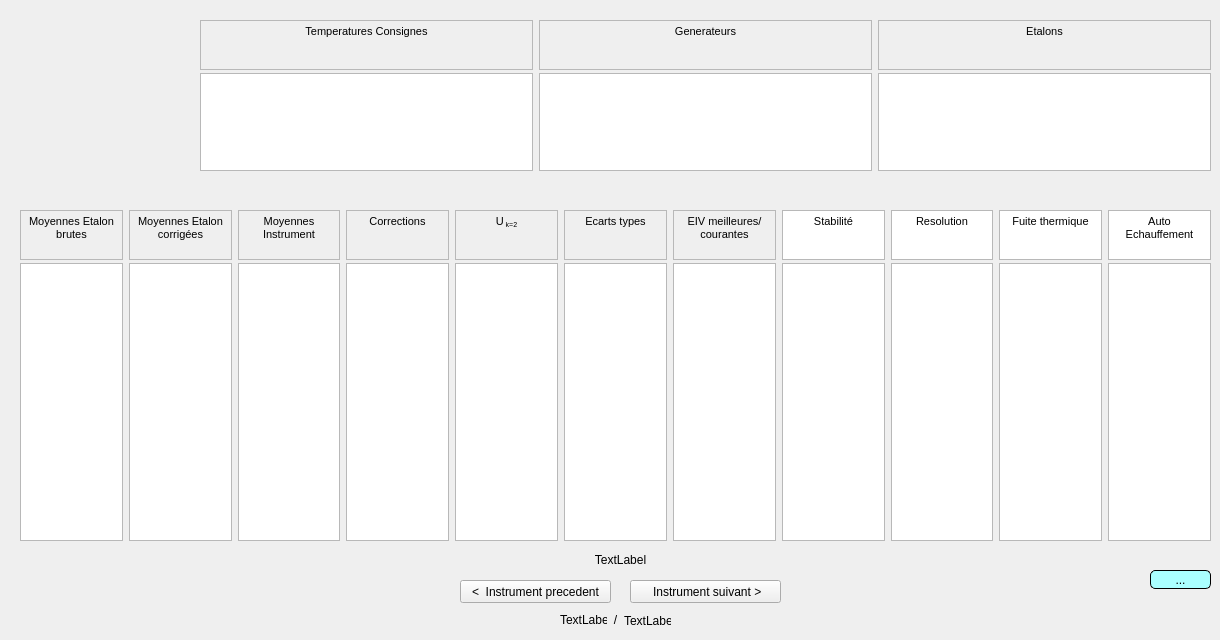
    <widget class="QWidget" name="tab_3">
     <attribute name="title">
      <string>Resultats</string>
     </attribute>
     <widget class="QLabel" name="label_14">
      <property name="geometry">
       <rect>
        <x>10</x>
        <y>10</y>
        <width>181</width>
        <height>181</height>
       </rect>
      </property>
      <property name="text">
       <string/>
      </property>
      <property name="pixmap">
       <pixmap>LOGO_REACTUALISE_petit_format.png</pixmap>
      </property>
     </widget>
     <widget class="QPushButton" name="pushButton_inst_prec">
      <property name="geometry">
       <rect>
        <x>460</x>
        <y>580</y>
        <width>151</width>
        <height>23</height>
       </rect>
      </property>
      <property name="text">
       <string>&lt;  Instrument precedent</string>
      </property>
     </widget>
     <widget class="QPushButton" name="pushButton_inst_suiv">
      <property name="geometry">
       <rect>
        <x>630</x>
        <y>580</y>
        <width>151</width>
        <height>23</height>
       </rect>
      </property>
      <property name="text">
       <string> Instrument suivant &gt;</string>
      </property>
     </widget>
     <widget class="QWidget" name="layoutWidget">
      <property name="geometry">
       <rect>
        <x>20</x>
        <y>210</y>
        <width>1191</width>
        <height>331</height>
       </rect>
      </property>
      <layout class="QGridLayout" name="gridLayout_7" rowstretch="0,0">
       <property name="verticalSpacing">
        <number>3</number>
       </property>
       <item row="1" column="0">
        <widget class="QTextEdit" name="textEdit_moyennes_etal_brutes">
         <property name="font">
          <font>
           <pointsize>8</pointsize>
          </font>
         </property>
        </widget>
       </item>
       <item row="0" column="4">
        <widget class="QTextEdit" name="textEdit_88">
         <property name="enabled">
          <bool>false</bool>
         </property>
         <property name="maximumSize">
          <size>
           <width>16777215</width>
           <height>50</height>
          </size>
         </property>
         <property name="styleSheet">
          <string notr="true">color: rgb(0, 0, 0);</string>
         </property>
         <property name="html">
          <string>&lt;!DOCTYPE HTML PUBLIC &quot;-//W3C//DTD HTML 4.0//EN&quot; &quot;http://www.w3.org/TR/REC-html40/strict.dtd&quot;&gt;
&lt;html&gt;&lt;head&gt;&lt;meta name=&quot;qrichtext&quot; content=&quot;1&quot; /&gt;&lt;style type=&quot;text/css&quot;&gt;
p, li { white-space: pre-wrap; }
&lt;/style&gt;&lt;/head&gt;&lt;body style=&quot; font-family:'MS Shell Dlg 2'; font-size:8.25pt; font-weight:400; font-style:normal;&quot;&gt;
&lt;p align=&quot;center&quot; style=&quot; margin-top:0px; margin-bottom:0px; margin-left:0px; margin-right:0px; -qt-block-indent:0; text-indent:0px;&quot;&gt;&lt;span style=&quot; font-size:8pt;&quot;&gt;U&lt;/span&gt;&lt;span style=&quot; font-size:8pt; vertical-align:sub;&quot;&gt; k=2&lt;/span&gt;&lt;/p&gt;&lt;/body&gt;&lt;/html&gt;</string>
         </property>
        </widget>
       </item>
       <item row="1" column="3">
        <widget class="QTextEdit" name="textEdit_corrections">
         <property name="font">
          <font>
           <pointsize>8</pointsize>
          </font>
         </property>
        </widget>
       </item>
       <item row="1" column="2">
        <widget class="QTextEdit" name="textEdit_moyennes_inst">
         <property name="font">
          <font>
           <pointsize>8</pointsize>
          </font>
         </property>
        </widget>
       </item>
       <item row="1" column="4">
        <widget class="QTextEdit" name="textEdit_U"/>
       </item>
       <item row="0" column="8">
        <widget class="QTextEdit" name="textEdit_96">
         <property name="maximumSize">
          <size>
           <width>16777215</width>
           <height>50</height>
          </size>
         </property>
         <property name="html">
          <string>&lt;!DOCTYPE HTML PUBLIC &quot;-//W3C//DTD HTML 4.0//EN&quot; &quot;http://www.w3.org/TR/REC-html40/strict.dtd&quot;&gt;
&lt;html&gt;&lt;head&gt;&lt;meta name=&quot;qrichtext&quot; content=&quot;1&quot; /&gt;&lt;style type=&quot;text/css&quot;&gt;
p, li { white-space: pre-wrap; }
&lt;/style&gt;&lt;/head&gt;&lt;body style=&quot; font-family:'MS Shell Dlg 2'; font-size:8.25pt; font-weight:400; font-style:normal;&quot;&gt;
&lt;p align=&quot;center&quot; style=&quot; margin-top:0px; margin-bottom:0px; margin-left:0px; margin-right:0px; -qt-block-indent:0; text-indent:0px;&quot;&gt;&lt;span style=&quot; font-size:8pt;&quot;&gt;Resolution&lt;/span&gt;&lt;/p&gt;&lt;/body&gt;&lt;/html&gt;</string>
         </property>
        </widget>
       </item>
       <item row="0" column="0">
        <widget class="QTextEdit" name="textEdit_94">
         <property name="enabled">
          <bool>false</bool>
         </property>
         <property name="maximumSize">
          <size>
           <width>16777215</width>
           <height>50</height>
          </size>
         </property>
         <property name="styleSheet">
          <string notr="true">color: rgb(0, 0, 0);</string>
         </property>
         <property name="html">
          <string>&lt;!DOCTYPE HTML PUBLIC &quot;-//W3C//DTD HTML 4.0//EN&quot; &quot;http://www.w3.org/TR/REC-html40/strict.dtd&quot;&gt;
&lt;html&gt;&lt;head&gt;&lt;meta name=&quot;qrichtext&quot; content=&quot;1&quot; /&gt;&lt;style type=&quot;text/css&quot;&gt;
p, li { white-space: pre-wrap; }
&lt;/style&gt;&lt;/head&gt;&lt;body style=&quot; font-family:'MS Shell Dlg 2'; font-size:8.25pt; font-weight:400; font-style:normal;&quot;&gt;
&lt;p align=&quot;center&quot; style=&quot; margin-top:0px; margin-bottom:0px; margin-left:0px; margin-right:0px; -qt-block-indent:0; text-indent:0px;&quot;&gt;&lt;span style=&quot; font-size:8pt;&quot;&gt;Moyennes Etalon brutes&lt;/span&gt;&lt;/p&gt;&lt;/body&gt;&lt;/html&gt;</string>
         </property>
        </widget>
       </item>
       <item row="0" column="7">
        <widget class="QTextEdit" name="textEdit_92">
         <property name="maximumSize">
          <size>
           <width>16777215</width>
           <height>50</height>
          </size>
         </property>
         <property name="html">
          <string>&lt;!DOCTYPE HTML PUBLIC &quot;-//W3C//DTD HTML 4.0//EN&quot; &quot;http://www.w3.org/TR/REC-html40/strict.dtd&quot;&gt;
&lt;html&gt;&lt;head&gt;&lt;meta name=&quot;qrichtext&quot; content=&quot;1&quot; /&gt;&lt;style type=&quot;text/css&quot;&gt;
p, li { white-space: pre-wrap; }
&lt;/style&gt;&lt;/head&gt;&lt;body style=&quot; font-family:'MS Shell Dlg 2'; font-size:8.25pt; font-weight:400; font-style:normal;&quot;&gt;
&lt;p align=&quot;center&quot; style=&quot; margin-top:0px; margin-bottom:0px; margin-left:0px; margin-right:0px; -qt-block-indent:0; text-indent:0px;&quot;&gt;&lt;span style=&quot; font-size:8pt;&quot;&gt;Stabilité&lt;/span&gt;&lt;/p&gt;
&lt;p align=&quot;center&quot; style=&quot;-qt-paragraph-type:empty; margin-top:0px; margin-bottom:0px; margin-left:0px; margin-right:0px; -qt-block-indent:0; text-indent:0px; font-size:8pt;&quot;&gt;&lt;br /&gt;&lt;/p&gt;&lt;/body&gt;&lt;/html&gt;</string>
         </property>
        </widget>
       </item>
       <item row="0" column="3">
        <widget class="QTextEdit" name="textEdit_99">
         <property name="enabled">
          <bool>false</bool>
         </property>
         <property name="maximumSize">
          <size>
           <width>16777215</width>
           <height>50</height>
          </size>
         </property>
         <property name="styleSheet">
          <string notr="true">color: rgb(0, 0, 0);</string>
         </property>
         <property name="html">
          <string>&lt;!DOCTYPE HTML PUBLIC &quot;-//W3C//DTD HTML 4.0//EN&quot; &quot;http://www.w3.org/TR/REC-html40/strict.dtd&quot;&gt;
&lt;html&gt;&lt;head&gt;&lt;meta name=&quot;qrichtext&quot; content=&quot;1&quot; /&gt;&lt;style type=&quot;text/css&quot;&gt;
p, li { white-space: pre-wrap; }
&lt;/style&gt;&lt;/head&gt;&lt;body style=&quot; font-family:'MS Shell Dlg 2'; font-size:8.25pt; font-weight:400; font-style:normal;&quot;&gt;
&lt;p align=&quot;center&quot; style=&quot; margin-top:0px; margin-bottom:0px; margin-left:0px; margin-right:0px; -qt-block-indent:0; text-indent:0px;&quot;&gt;&lt;span style=&quot; font-size:8pt;&quot;&gt;Corrections&lt;/span&gt;&lt;/p&gt;&lt;/body&gt;&lt;/html&gt;</string>
         </property>
        </widget>
       </item>
       <item row="1" column="6">
        <widget class="QTextEdit" name="textEdit_eiv_caract"/>
       </item>
       <item row="0" column="5">
        <widget class="QTextEdit" name="textEdit_317">
         <property name="enabled">
          <bool>false</bool>
         </property>
         <property name="maximumSize">
          <size>
           <width>16777215</width>
           <height>50</height>
          </size>
         </property>
         <property name="styleSheet">
          <string notr="true">color: rgb(0, 0, 0);</string>
         </property>
         <property name="html">
          <string>&lt;!DOCTYPE HTML PUBLIC &quot;-//W3C//DTD HTML 4.0//EN&quot; &quot;http://www.w3.org/TR/REC-html40/strict.dtd&quot;&gt;
&lt;html&gt;&lt;head&gt;&lt;meta name=&quot;qrichtext&quot; content=&quot;1&quot; /&gt;&lt;style type=&quot;text/css&quot;&gt;
p, li { white-space: pre-wrap; }
&lt;/style&gt;&lt;/head&gt;&lt;body style=&quot; font-family:'MS Shell Dlg 2'; font-size:8.25pt; font-weight:400; font-style:normal;&quot;&gt;
&lt;p align=&quot;center&quot; style=&quot; margin-top:0px; margin-bottom:0px; margin-left:0px; margin-right:0px; -qt-block-indent:0; text-indent:0px;&quot;&gt;&lt;span style=&quot; font-size:8pt;&quot;&gt;Ecarts types&lt;/span&gt;&lt;/p&gt;&lt;/body&gt;&lt;/html&gt;</string>
         </property>
        </widget>
       </item>
       <item row="1" column="5">
        <widget class="QTextEdit" name="textEdit_ecarts_types"/>
       </item>
       <item row="1" column="7">
        <widget class="QTextEdit" name="textEdit_stabilite"/>
       </item>
       <item row="0" column="1">
        <widget class="QTextEdit" name="textEdit_102">
         <property name="enabled">
          <bool>false</bool>
         </property>
         <property name="maximumSize">
          <size>
           <width>16777215</width>
           <height>50</height>
          </size>
         </property>
         <property name="styleSheet">
          <string notr="true">color: rgb(0, 0, 0);</string>
         </property>
         <property name="html">
          <string>&lt;!DOCTYPE HTML PUBLIC &quot;-//W3C//DTD HTML 4.0//EN&quot; &quot;http://www.w3.org/TR/REC-html40/strict.dtd&quot;&gt;
&lt;html&gt;&lt;head&gt;&lt;meta name=&quot;qrichtext&quot; content=&quot;1&quot; /&gt;&lt;style type=&quot;text/css&quot;&gt;
p, li { white-space: pre-wrap; }
&lt;/style&gt;&lt;/head&gt;&lt;body style=&quot; font-family:'MS Shell Dlg 2'; font-size:8.25pt; font-weight:400; font-style:normal;&quot;&gt;
&lt;p align=&quot;center&quot; style=&quot; margin-top:0px; margin-bottom:0px; margin-left:0px; margin-right:0px; -qt-block-indent:0; text-indent:0px;&quot;&gt;&lt;span style=&quot; font-size:8pt;&quot;&gt;Moyennes Etalon corrigées&lt;/span&gt;&lt;/p&gt;&lt;/body&gt;&lt;/html&gt;</string>
         </property>
        </widget>
       </item>
       <item row="0" column="6">
        <widget class="QTextEdit" name="textEdit_316">
         <property name="enabled">
          <bool>false</bool>
         </property>
         <property name="maximumSize">
          <size>
           <width>16777215</width>
           <height>50</height>
          </size>
         </property>
         <property name="styleSheet">
          <string notr="true">color: rgb(0, 0, 0);</string>
         </property>
         <property name="html">
          <string>&lt;!DOCTYPE HTML PUBLIC &quot;-//W3C//DTD HTML 4.0//EN&quot; &quot;http://www.w3.org/TR/REC-html40/strict.dtd&quot;&gt;
&lt;html&gt;&lt;head&gt;&lt;meta name=&quot;qrichtext&quot; content=&quot;1&quot; /&gt;&lt;style type=&quot;text/css&quot;&gt;
p, li { white-space: pre-wrap; }
&lt;/style&gt;&lt;/head&gt;&lt;body style=&quot; font-family:'MS Shell Dlg 2'; font-size:8.25pt; font-weight:400; font-style:normal;&quot;&gt;
&lt;p align=&quot;center&quot; style=&quot; margin-top:0px; margin-bottom:0px; margin-left:0px; margin-right:0px; -qt-block-indent:0; text-indent:0px;&quot;&gt;&lt;span style=&quot; font-size:8pt;&quot;&gt;EIV meilleures/courantes&lt;/span&gt;&lt;/p&gt;&lt;/body&gt;&lt;/html&gt;</string>
         </property>
        </widget>
       </item>
       <item row="1" column="1">
        <widget class="QTextEdit" name="textEdit_moyennes_etal_corriges">
         <property name="font">
          <font>
           <pointsize>8</pointsize>
          </font>
         </property>
        </widget>
       </item>
       <item row="0" column="9">
        <widget class="QTextEdit" name="textEdit_100">
         <property name="maximumSize">
          <size>
           <width>16777215</width>
           <height>50</height>
          </size>
         </property>
         <property name="html">
          <string>&lt;!DOCTYPE HTML PUBLIC &quot;-//W3C//DTD HTML 4.0//EN&quot; &quot;http://www.w3.org/TR/REC-html40/strict.dtd&quot;&gt;
&lt;html&gt;&lt;head&gt;&lt;meta name=&quot;qrichtext&quot; content=&quot;1&quot; /&gt;&lt;style type=&quot;text/css&quot;&gt;
p, li { white-space: pre-wrap; }
&lt;/style&gt;&lt;/head&gt;&lt;body style=&quot; font-family:'MS Shell Dlg 2'; font-size:8.25pt; font-weight:400; font-style:normal;&quot;&gt;
&lt;p align=&quot;center&quot; style=&quot; margin-top:0px; margin-bottom:0px; margin-left:0px; margin-right:0px; -qt-block-indent:0; text-indent:0px;&quot;&gt;&lt;span style=&quot; font-size:8pt;&quot;&gt;Fuite thermique&lt;/span&gt;&lt;/p&gt;&lt;/body&gt;&lt;/html&gt;</string>
         </property>
        </widget>
       </item>
       <item row="0" column="2">
        <widget class="QTextEdit" name="textEdit_106">
         <property name="enabled">
          <bool>false</bool>
         </property>
         <property name="maximumSize">
          <size>
           <width>16777215</width>
           <height>50</height>
          </size>
         </property>
         <property name="styleSheet">
          <string notr="true">color: rgb(0, 0, 0);</string>
         </property>
         <property name="html">
          <string>&lt;!DOCTYPE HTML PUBLIC &quot;-//W3C//DTD HTML 4.0//EN&quot; &quot;http://www.w3.org/TR/REC-html40/strict.dtd&quot;&gt;
&lt;html&gt;&lt;head&gt;&lt;meta name=&quot;qrichtext&quot; content=&quot;1&quot; /&gt;&lt;style type=&quot;text/css&quot;&gt;
p, li { white-space: pre-wrap; }
&lt;/style&gt;&lt;/head&gt;&lt;body style=&quot; font-family:'MS Shell Dlg 2'; font-size:8.25pt; font-weight:400; font-style:normal;&quot;&gt;
&lt;p align=&quot;center&quot; style=&quot; margin-top:0px; margin-bottom:0px; margin-left:0px; margin-right:0px; -qt-block-indent:0; text-indent:0px;&quot;&gt;&lt;span style=&quot; font-size:8pt;&quot;&gt;Moyennes Instrument&lt;/span&gt;&lt;/p&gt;&lt;/body&gt;&lt;/html&gt;</string>
         </property>
        </widget>
       </item>
       <item row="1" column="9">
        <widget class="QTextEdit" name="textEdit_fuite_thermique"/>
       </item>
       <item row="1" column="8">
        <widget class="QTextEdit" name="textEdit_resolution"/>
       </item>
       <item row="1" column="10">
        <widget class="QTextEdit" name="textEdit_auto_echauffement"/>
       </item>
       <item row="0" column="10">
        <widget class="QTextEdit" name="textEdit_101">
         <property name="maximumSize">
          <size>
           <width>16777215</width>
           <height>50</height>
          </size>
         </property>
         <property name="html">
          <string>&lt;!DOCTYPE HTML PUBLIC &quot;-//W3C//DTD HTML 4.0//EN&quot; &quot;http://www.w3.org/TR/REC-html40/strict.dtd&quot;&gt;
&lt;html&gt;&lt;head&gt;&lt;meta name=&quot;qrichtext&quot; content=&quot;1&quot; /&gt;&lt;style type=&quot;text/css&quot;&gt;
p, li { white-space: pre-wrap; }
&lt;/style&gt;&lt;/head&gt;&lt;body style=&quot; font-family:'MS Shell Dlg 2'; font-size:8.25pt; font-weight:400; font-style:normal;&quot;&gt;
&lt;p align=&quot;center&quot; style=&quot; margin-top:0px; margin-bottom:0px; margin-left:0px; margin-right:0px; -qt-block-indent:0; text-indent:0px;&quot;&gt;&lt;span style=&quot; font-size:8pt;&quot;&gt;Auto&lt;/span&gt;&lt;/p&gt;
&lt;p align=&quot;center&quot; style=&quot; margin-top:0px; margin-bottom:0px; margin-left:0px; margin-right:0px; -qt-block-indent:0; text-indent:0px;&quot;&gt;&lt;span style=&quot; font-size:8pt;&quot;&gt;Echauffement&lt;/span&gt;&lt;/p&gt;&lt;/body&gt;&lt;/html&gt;</string>
         </property>
        </widget>
       </item>
      </layout>
     </widget>
     <widget class="QWidget" name="layoutWidget_2">
      <property name="geometry">
       <rect>
        <x>200</x>
        <y>20</y>
        <width>1011</width>
        <height>151</height>
       </rect>
      </property>
      <layout class="QGridLayout" name="gridLayout_8" rowstretch="0,0">
       <property name="verticalSpacing">
        <number>3</number>
       </property>
       <item row="0" column="2">
        <widget class="QTextEdit" name="textEdit_121">
         <property name="enabled">
          <bool>false</bool>
         </property>
         <property name="maximumSize">
          <size>
           <width>16777215</width>
           <height>50</height>
          </size>
         </property>
         <property name="styleSheet">
          <string notr="true">color: rgb(0, 0, 0);</string>
         </property>
         <property name="html">
          <string>&lt;!DOCTYPE HTML PUBLIC &quot;-//W3C//DTD HTML 4.0//EN&quot; &quot;http://www.w3.org/TR/REC-html40/strict.dtd&quot;&gt;
&lt;html&gt;&lt;head&gt;&lt;meta name=&quot;qrichtext&quot; content=&quot;1&quot; /&gt;&lt;style type=&quot;text/css&quot;&gt;
p, li { white-space: pre-wrap; }
&lt;/style&gt;&lt;/head&gt;&lt;body style=&quot; font-family:'MS Shell Dlg 2'; font-size:8.25pt; font-weight:400; font-style:normal;&quot;&gt;
&lt;p align=&quot;center&quot; style=&quot; margin-top:0px; margin-bottom:0px; margin-left:0px; margin-right:0px; -qt-block-indent:0; text-indent:0px;&quot;&gt;&lt;span style=&quot; font-size:8pt;&quot;&gt;Etalons&lt;/span&gt;&lt;/p&gt;&lt;/body&gt;&lt;/html&gt;</string>
         </property>
        </widget>
       </item>
       <item row="0" column="1">
        <widget class="QTextEdit" name="textEdit_117">
         <property name="enabled">
          <bool>false</bool>
         </property>
         <property name="maximumSize">
          <size>
           <width>16777215</width>
           <height>50</height>
          </size>
         </property>
         <property name="styleSheet">
          <string notr="true">color: rgb(0, 0, 0);</string>
         </property>
         <property name="html">
          <string>&lt;!DOCTYPE HTML PUBLIC &quot;-//W3C//DTD HTML 4.0//EN&quot; &quot;http://www.w3.org/TR/REC-html40/strict.dtd&quot;&gt;
&lt;html&gt;&lt;head&gt;&lt;meta name=&quot;qrichtext&quot; content=&quot;1&quot; /&gt;&lt;style type=&quot;text/css&quot;&gt;
p, li { white-space: pre-wrap; }
&lt;/style&gt;&lt;/head&gt;&lt;body style=&quot; font-family:'MS Shell Dlg 2'; font-size:8.25pt; font-weight:400; font-style:normal;&quot;&gt;
&lt;p align=&quot;center&quot; style=&quot; margin-top:0px; margin-bottom:0px; margin-left:0px; margin-right:0px; -qt-block-indent:0; text-indent:0px;&quot;&gt;&lt;span style=&quot; font-size:8pt;&quot;&gt;Generateurs&lt;/span&gt;&lt;/p&gt;&lt;/body&gt;&lt;/html&gt;</string>
         </property>
        </widget>
       </item>
       <item row="0" column="0">
        <widget class="QTextEdit" name="textEdit_110">
         <property name="enabled">
          <bool>false</bool>
         </property>
         <property name="maximumSize">
          <size>
           <width>16777215</width>
           <height>50</height>
          </size>
         </property>
         <property name="styleSheet">
          <string notr="true">color: rgb(0, 0, 0);</string>
         </property>
         <property name="html">
          <string>&lt;!DOCTYPE HTML PUBLIC &quot;-//W3C//DTD HTML 4.0//EN&quot; &quot;http://www.w3.org/TR/REC-html40/strict.dtd&quot;&gt;
&lt;html&gt;&lt;head&gt;&lt;meta name=&quot;qrichtext&quot; content=&quot;1&quot; /&gt;&lt;style type=&quot;text/css&quot;&gt;
p, li { white-space: pre-wrap; }
&lt;/style&gt;&lt;/head&gt;&lt;body style=&quot; font-family:'MS Shell Dlg 2'; font-size:8.25pt; font-weight:400; font-style:normal;&quot;&gt;
&lt;p align=&quot;center&quot; style=&quot; margin-top:0px; margin-bottom:0px; margin-left:0px; margin-right:0px; -qt-block-indent:0; text-indent:0px;&quot;&gt;&lt;span style=&quot; font-size:8pt;&quot;&gt;Temperatures Consignes&lt;/span&gt;&lt;/p&gt;&lt;/body&gt;&lt;/html&gt;</string>
         </property>
        </widget>
       </item>
       <item row="1" column="2">
        <widget class="QTextEdit" name="textEdit_etalons"/>
       </item>
       <item row="1" column="0">
        <widget class="QTextEdit" name="textEdit_pt_consignes">
         <property name="whatsThis">
          <string>&lt;html&gt;&lt;head/&gt;&lt;body&gt;&lt;p align=&quot;center&quot;&gt;&lt;br/&gt;&lt;/p&gt;&lt;/body&gt;&lt;/html&gt;</string>
         </property>
        </widget>
       </item>
       <item row="1" column="1">
        <widget class="QTextEdit" name="textEdit_generateurs"/>
       </item>
      </layout>
     </widget>
     <widget class="QWidget" name="layoutWidget">
      <property name="geometry">
       <rect>
        <x>560</x>
        <y>610</y>
        <width>111</width>
        <height>21</height>
       </rect>
      </property>
      <layout class="QHBoxLayout" name="horizontalLayout">
       <item>
        <widget class="QLabel" name="label_5_inst_n">
         <property name="text">
          <string>&lt;html&gt;&lt;head/&gt;&lt;body&gt;&lt;p align=&quot;right&quot;&gt;TextLabel&lt;/p&gt;&lt;/body&gt;&lt;/html&gt;</string>
         </property>
        </widget>
       </item>
       <item>
        <widget class="QLabel" name="label_4">
         <property name="text">
          <string>&lt;html&gt;&lt;head/&gt;&lt;body&gt;&lt;p align=&quot;center&quot;&gt;/&lt;/p&gt;&lt;/body&gt;&lt;/html&gt;</string>
         </property>
        </widget>
       </item>
       <item>
        <widget class="QLabel" name="label_7_nb_inst">
         <property name="text">
          <string>TextLabel</string>
         </property>
        </widget>
       </item>
      </layout>
     </widget>
     <widget class="QLabel" name="qlabel_nom_instrument_onglet_resultats">
      <property name="geometry">
       <rect>
        <x>460</x>
        <y>550</y>
        <width>321</width>
        <height>20</height>
       </rect>
      </property>
      <property name="text">
       <string>TextLabel</string>
      </property>
      <property name="alignment">
       <set>Qt::AlignCenter</set>
      </property>
     </widget>
     <widget class="QToolButton" name="toolButton">
      <property name="geometry">
       <rect>
        <x>1150</x>
        <y>570</y>
        <width>61</width>
        <height>19</height>
       </rect>
      </property>
      <property name="styleSheet">
       <string notr="true">
	background-color: rgb(170, 255, 255);
border: 1px solid Black;
border-radius: 5px;</string>
      </property>
      <property name="text">
       <string>...</string>
      </property>
     </widget>
     <zorder>layoutWidget</zorder>
     <zorder>pushButton_inst_prec</zorder>
     <zorder>pushButton_inst_suiv</zorder>
     <zorder>layoutWidget</zorder>
     <zorder>label_14</zorder>
     <zorder>layoutWidget_2</zorder>
     <zorder>qlabel_nom_instrument_onglet_resultats</zorder>
     <zorder>toolButton</zorder>
    </widget>
